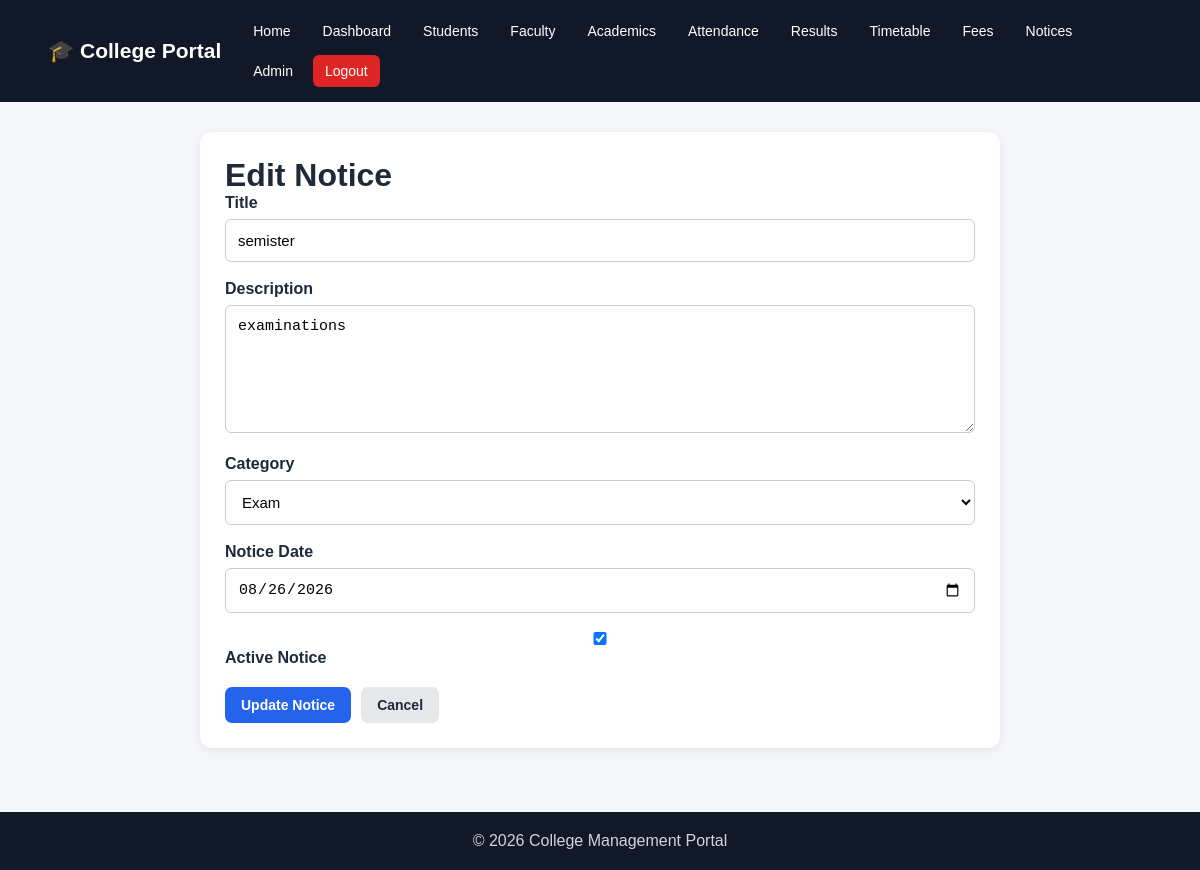
Page /notices/1/edit/ (signed in) on the committed database.
### notices/models.py (models this page shows, shortened)
class Notice(models.Model):
    CATEGORY_CHOICES = [
        ('General', 'General'),
        ('Academic', 'Academic'),
        ('Exam', 'Exam'),
        ('Event', 'Event'),
        ('Placement', 'Placement'),
        ('Holiday', 'Holiday'),
    ]
    title = models.CharField(max_length=200)
    description = models.TextField()
    category = models.CharField(
        max_length=20,
        choices=CATEGORY_CHOICES,
        default='General'
    )
    notice_date = models.DateField()
    is_active = models.BooleanField(default=True)
    created_at = models.DateTimeField(auto_now_add=True)
    class Meta:
        ordering = ['-notice_date', '-created_at']

### notices/views.py (the view)
@login_required
def notice_update(request, pk):
    notice = get_object_or_404(
        Notice,
        pk=pk
    )
    if request.method == 'POST':
        form = NoticeForm(
            request.POST,
            instance=notice
        )
        if form.is_valid():
            form.save()
            return redirect('notice_list')
    else:
        form = NoticeForm(
            instance=notice
        )
    return render(
        request,
        'notices/notice_form.html',
        {
            'form': form,
            'notice': notice
        }
    )

### notices/forms.py
class NoticeForm(forms.ModelForm):
    class Meta:
        model = Notice
        fields = [
            'title',
            'description',
            'category',
            'notice_date',
            'is_active',
        ]
        widgets = {
            'description': forms.Textarea(
                attrs={'rows': 6}
            ),
            'notice_date': forms.DateInput(
                attrs={'type': 'date'}
            ),
        }

### templates/notices/notice_form.html (shortened to what this page needs)
{% extends 'base.html' %}
{% block content %}
<div class="card form-card">
    <h1>
        {% if notice %}
            Edit Notice
        {% else %}
            Add Notice
        {% endif %}
    </h1>
    <form method="POST">
        <div class="form-group">
            <label>Title</label>
            {{ form.title }}
        </div>
        <div class="form-group">
            <label>Description</label>
            {{ form.description }}
        </div>
        <div class="form-group">
            <label>Category</label>
            {{ form.category }}
        </div>
        <div class="form-group">
            <label>Notice Date</label>
            {{ form.notice_date }}
        </div>
        <div class="form-group">
            <label>
                {{ form.is_active }}
                Active Notice
            </label>
        </div>
        <div class="form-buttons">
            <button
                type="submit"
                class="btn-primary">
                {% if notice %}
                    Update Notice
                {% else %}
                    Save Notice
                {% endif %}
            </button>
            <a
                href="{% url 'notice_list' %}"
                class="btn-secondary">
                Cancel
            </a>
        </div>
    </form>
</div>
{% endblock %}

### static/css/style.css (style rules this page uses)
* { margin: 0; padding: 0; box-sizing: border-box; }
body { font-family: Arial, sans-serif; background: #f5f7fb; color: #222; }
.card { background: white; padding: 25px; border-radius: 12px; box-shadow: 0 3px 15px rgba(0, 0, 0, 0.08); }
.form-card { max-width: 800px; margin: 0 auto; }
.form-card label { display: block; font-weight: bold; margin-bottom: 7px; }
.form-card input, .form-card select, .form-card textarea { width: 100%; padding: 12px; border: 1px solid #ccc; border-radius: 6px; font-size: 15px; }
.form-buttons { margin-top: 25px; display: flex; gap: 10px; flex-wrap: wrap; }
.btn-primary, .btn-secondary, .btn-danger { display: inline-block; padding: 11px 20px; border-radius: 6px; text-decoration: none; border: none; cursor: pointer; font-size: 15px; font-weight: bold; }
.btn-primary { background: #2563eb; color: white; }
.btn-secondary { background: #64748b; color: white; }
.form-group { margin-bottom: 20px; }
.form-group label { display: block; font-weight: bold; margin-bottom: 7px; }
.form-group input { width: 100%; padding: 12px; border: 1px solid #ccc; border-radius: 6px; font-size: 15px; }
* { box-sizing: border-box; }
body { margin: 0; font-family: Arial, Helvetica, sans-serif; background: #f4f6f9; color: #1f2937; }
a { text-decoration: none; }
.card { background: white; border-radius: 12px; padding: 25px; margin-bottom: 25px; box-shadow: 0 2px 10px rgba(0, 0, 0, 0.07); }
.card h1, .card h2, .card h3 { margin-top: 0; }
.btn-primary, .btn-secondary, .btn-danger { display: inline-block; border: none; padding: 10px 16px; border-radius: 7px; cursor: pointer; font-size: 14px; font-weight: 600; }
.btn-secondary { background: #e5e7eb; color: #1f2937; }
.form-group { margin-bottom: 18px; }
.form-group label, .filter-card label { display: block; margin-bottom: 7px; font-weight: 600; }
input, select, textarea { width: 100%; padding: 11px 12px; border: 1px solid #d1d5db; border-radius: 7px; font-size: 14px; background: white; }
.form-buttons { display: flex; gap: 10px; margin-top: 20px; }

### rows in the picture
Notice: title "semister", description "examinations", category "Exam", notice_date "08/26/2026", is_active "☑"
